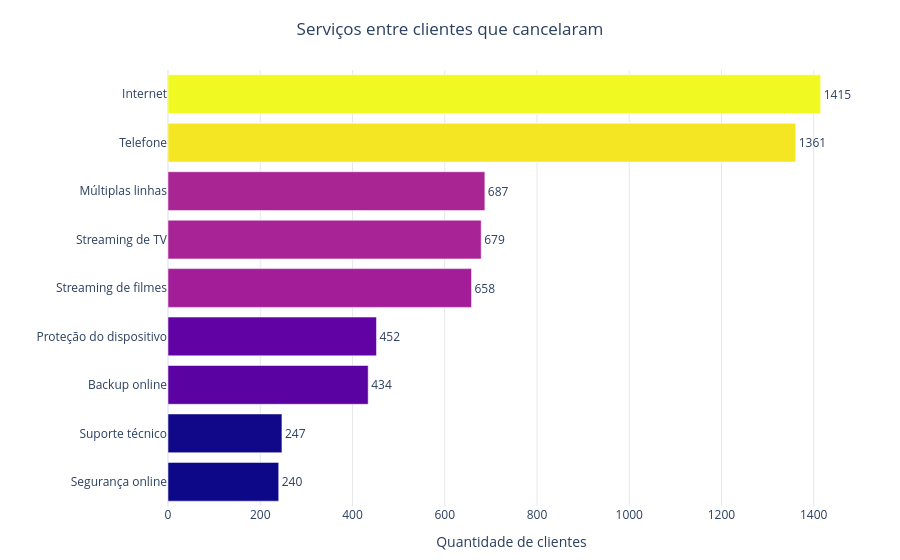

This figure's notebook cell:
### Code cell
import pandas as pd

servicos = [
    "ServicoTelefonico",
    "MultiplasLinhas",
    "ServicoInternet",
    "SegurancaOnline",
    "BackupOnline",
    "ProtecaoDispositivo",
    "SuporteTecnico",
    "StreamingTV",
    "StreamingFilmes",
]

nomes = {
    "ServicoTelefonico": "Telefone",
    "MultiplasLinhas": "Múltiplas linhas",
    "ServicoInternet": "Internet",
    "SegurancaOnline": "Segurança online",
    "BackupOnline": "Backup online",
    "ProtecaoDispositivo": "Proteção do dispositivo",
    "SuporteTecnico": "Suporte técnico",
    "StreamingTV": "Streaming de TV",
    "StreamingFilmes": "Streaming de filmes",
}

cancelou = (
    df_gold["Cancelamento"]
    .astype("string")
    .str.strip()
    .str.casefold()
    .isin(["sim", "yes", "true", "1"])
)
cancelados = df_gold.loc[cancelou]

positivos = {"sim", "yes", "true", "1"}
valores_sem_internet = {
    "não", "nao", "no", "false", "0",
    "no internet service", ""
}

contagem = {}

for coluna in servicos:
    valores = (
        cancelados[coluna]
        .astype("string")
        .str.strip()
        .str.casefold()
    )

    if coluna == "ServicoInternet":
        tinha_servico = valores.notna() & ~valores.isin(valores_sem_internet)
    else:
        tinha_servico = valores.isin(positivos)

    contagem[nomes[coluna]] = int(tinha_servico.sum())

dados_grafico = (
    pd.Series(contagem, name="Clientes")
    .rename_axis("Serviço")
    .reset_index()
    .sort_values("Clientes", ascending=True)
)

total_cancelados = len(cancelados)
dados_grafico["Percentual"] = (
    dados_grafico["Clientes"] / total_cancelados * 100
    if total_cancelados > 0
    else 0
)

fig = px.bar(
    dados_grafico,
    x="Clientes",
    y="Serviço",
    orientation="h",
    color="Clientes",
    text="Clientes",
    custom_data=["Percentual"],
    color_continuous_scale="Plasma",
    title="Serviços entre clientes que cancelaram",
    labels={
        "Clientes": "Quantidade de clientes",
        "Serviço": "",
    },
    template="plotly_white",
)

fig.update_traces(
    textposition="outside",
    hovertemplate=(
        "<b>%{y}</b><br>"
        "Clientes: %{x}<br>"
        "Percentual dos cancelados: %{customdata[0]:.1f}%"
        "<extra></extra>"
    ),
)

fig.update_layout(
    title_x=0.5,
    coloraxis_showscale=False,
    xaxis=dict(showgrid=True, gridcolor="#E5E7EB"),
    yaxis=dict(showgrid=False),
    margin=dict(l=30, r=45, t=70, b=40),
)

fig.show()

### Figure 1 — Plotly figure (JSON) as saved in the notebook; plotly's stock layout.template omitted (floating-point values rounded to 4 significant figures)
{"data": [{"customdata": [[15.96], [16.42], [28.86], [30.05], [43.75], [45.15], [45.68], [90.49], [94.08]], "hovertemplate": "<b>%{y}</b><br>Clientes: %{x}<br>Percentual dos cancelados: %{customdata[0]:.1f}%<extra></extra>", "legendgroup": "", "marker": {"color": [240, 247, 434, 452, 658, 679, 687, 1361, 1415], "coloraxis": "coloraxis", "pattern": {"shape": ""}}, "name": "", "orientation": "h", "showlegend": false, "text": [240.0, 247.0, 434.0, 452.0, 658.0, 679.0, 687.0, 1361.0, 1415.0], "textposition": "outside", "type": "bar", "x": [240, 247, 434, 452, 658, 679, 687, 1361, 1415], "xaxis": "x", "y": ["Segurança online", "Suporte técnico", "Backup online", "Proteção do dispositivo", "Streaming de filmes", "Streaming de TV", "Múltiplas linhas", "Telefone", "Internet"], "yaxis": "y"}], "layout": {"barmode": "relative", "coloraxis": {"autocolorscale": false, "colorbar": {"title": {"text": "Quantidade de clientes"}}, "colorscale": [[0, "#0d0887"], [0.1111, "#46039f"], [0.2222, "#7201a8"], [0.3333, "#9c179e"], [0.4444, "#bd3786"], [0.5556, "#d8576b"], [0.6667, "#ed7953"], [0.7778, "#fb9f3a"], [0.8889, "#fdca26"], [1, "#f0f921"]], "showscale": false}, "legend": {"tracegroupgap": 0}, "margin": {"b": 40, "l": 30, "r": 45, "t": 70}, "title": {"text": "Serviços entre clientes que cancelaram", "x": 0.5}, "xaxis": {"anchor": "y", "domain": [0, 1], "gridcolor": "#E5E7EB", "showgrid": true, "title": {"text": "Quantidade de clientes"}}, "yaxis": {"anchor": "x", "domain": [0, 1], "showgrid": false, "title": {"text": ""}}}}
